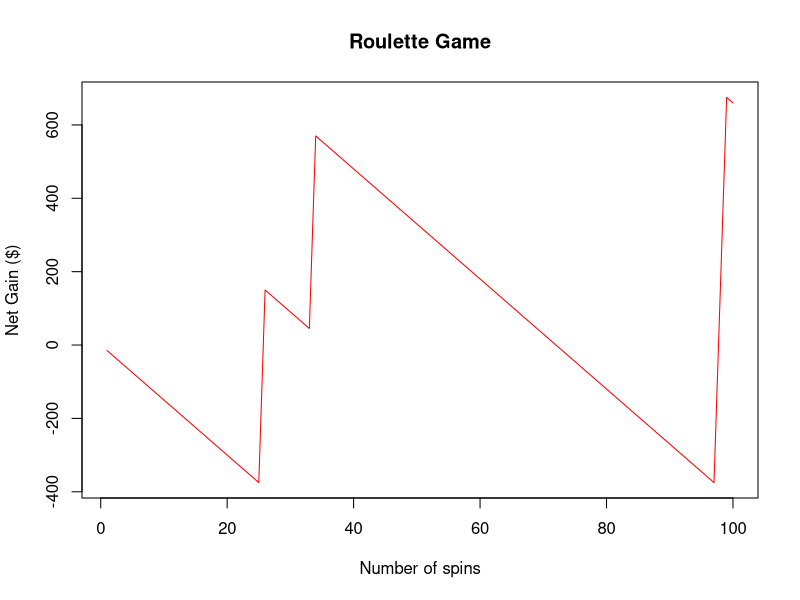
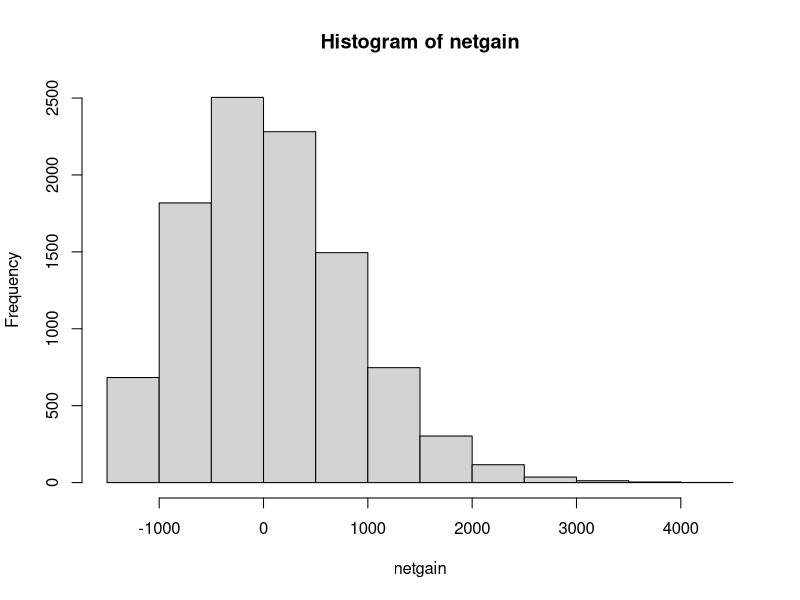
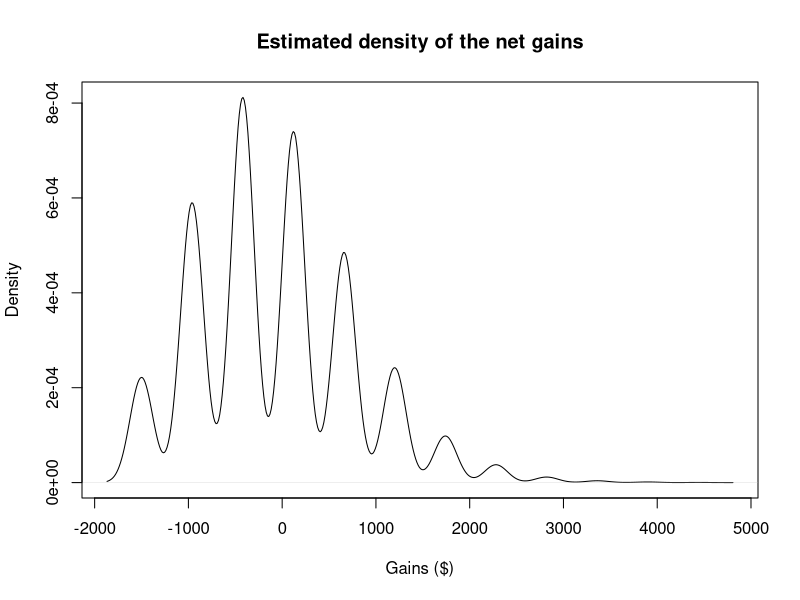

Recreate these plots in R, in order.
# Roulette Game Simulation
# Author: Pradeep Singh
# Email: psingh2@sdsu.edu

# define numbers in roulette game (0 - 36 and 00)
numbers <- c("0", "00", "1", "2", "3", "4", "5", "6", "7", "8", "9", "10", "11", "12", "13", "14", "15", "16", "17", "18", "19", "20", "21", "22", "23", "24", "25", "26", "27", "28", "29", "30", "31", "32", "33", "34", "35", "36")  # define numbers in roulette game
outcomes <- sample(numbers, size=100, replace=TRUE, prob=c(1/38, 1/38, 1/38, 1/38, 1/38, 1/38, 1/38, 1/38, 1/38, 1/38, 1/38, 1/38, 1/38, 1/38, 1/38, 1/38, 1/38, 1/38, 1/38, 1/38, 1/38, 1/38, 1/38, 1/38, 1/38, 1/38, 1/38, 1/38, 1/38, 1/38, 1/38, 1/38, 1/38, 1/38, 1/38, 1/38, 1/38, 1/38)) # generate 1,000 random numbers
payoff <- ifelse(outcomes=="11", 525, -15)  # assign the payoffs  (betting $15 on "11")

# Plot the cumulative payoffs
plot(1:length(payoff), cumsum(payoff), type="l", xlab="Number of spins", ylab="Net Gain ($)", main="Roulette Game", col="red")  

# function to simulate Roulette
roulette <- function(n.games){
  numbers <- c("0", "00", "1", "2", "3", "4", "5", "6", "7", "8", "9", "10", "11", "12", "13", "14", "15", "16", "17", "18", "19", "20", "21", "22", "23", "24", "25", "26", "27", "28", "29", "30", "31", "32", "33", "34", "35", "36")  # define numbers in roulette game
  outcomes <- sample(numbers, size=n.games, replace=TRUE, prob=c(1/38, 1/38, 1/38, 1/38, 1/38, 1/38, 1/38, 1/38, 1/38, 1/38, 1/38, 1/38, 1/38, 1/38, 1/38, 1/38, 1/38, 1/38, 1/38, 1/38, 1/38, 1/38, 1/38, 1/38, 1/38, 1/38, 1/38, 1/38, 1/38, 1/38, 1/38, 1/38, 1/38, 1/38, 1/38, 1/38, 1/38, 1/38)) # generate 1,000 random numbers
  payoff <- ifelse(outcomes=="11", 525, -15)  # assign the payoffs  (betting $15 on "11")
  return(sum(payoff))
}

# run roulette game 100 times
roulette(100)

# Replicate the above simulation
netgain <- replicate(10000, roulette(100))

# Histogram of Net gain
hist(netgain)

# Density estimate
plot(density(netgain), xlab="Gains ($)", main="Estimated density of the net gains") 

# Summary statistics
# Calculate mean, median and std. deviation of net gains
summary(netgain)
mean(netgain)
median(netgain)
sd(netgain)

